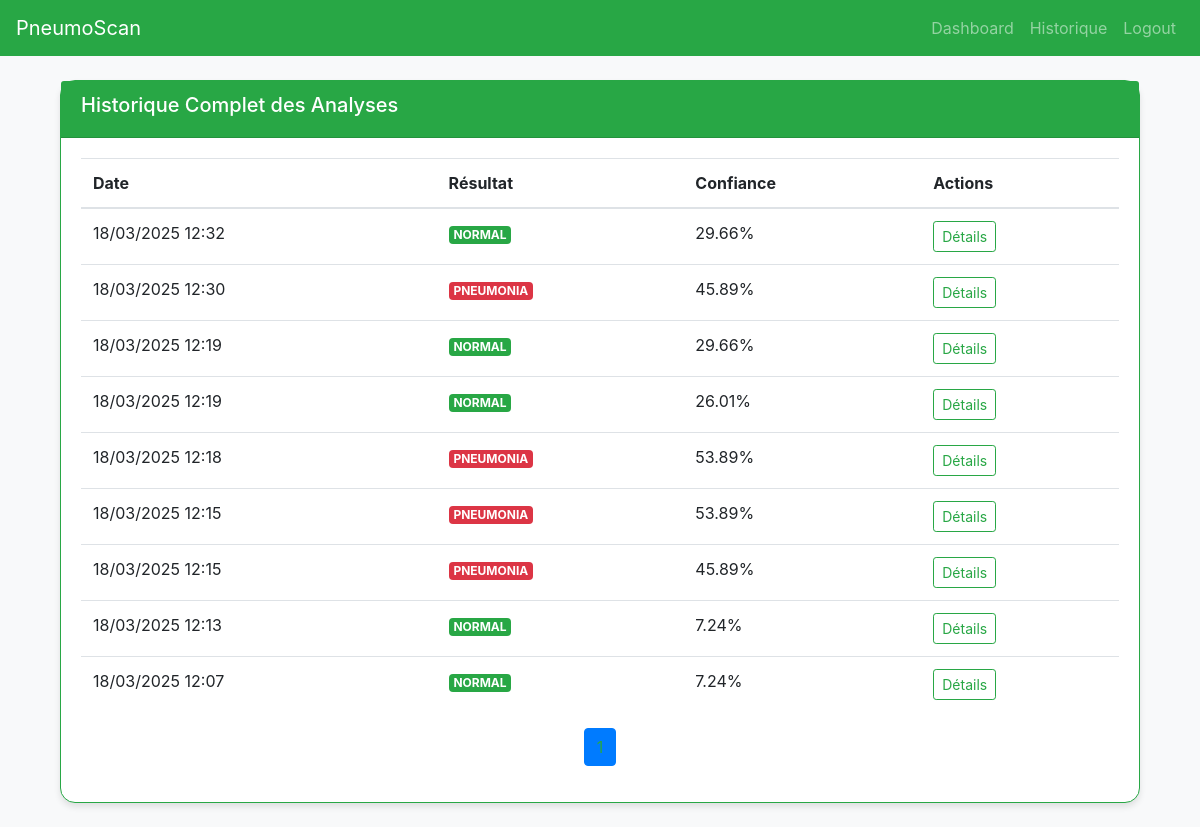
The page /history (signed in) on the database its author committed.
### app.py (models this page shows)
class AnalysisHistory(db.Model):
    id = db.Column(db.Integer, primary_key=True)
    user_id = db.Column(db.Integer, db.ForeignKey('user.id'), nullable=False)
    filename = db.Column(db.String(200), nullable=False)
    result = db.Column(db.String(50), nullable=False)
    confidence = db.Column(db.Float, nullable=False)
    timestamp = db.Column(db.DateTime, default=datetime.utcnow)
    feedback = db.relationship('UserFeedback', backref='analysis', uselist=False)
    denoised=db.Column(db.Boolean, default=False)

### app.py (the view)
@app.route('/history')
@login_required
def full_history():
    page = request.args.get('page', 1, type=int)
    per_page = 10
    analyses = AnalysisHistory.query.filter_by(user_id=current_user.id) \
        .order_by(AnalysisHistory.timestamp.desc()) \
        .paginate(page=page, per_page=per_page)
    return render_template('full_history.html', analyses=analyses)

### app.py (called while the page is built)
@login_manager.user_loader
def load_user(user_id):
    return User.query.get(int(user_id))

### templates/full_history.html (shortened to what this page needs)
{% extends "base.html" %}
{% block content %}
    <div class="container">
        <div class="card border-success mb-4">
            <div class="card-header bg-success text-white">
                <h5>Historique Complet des Analyses</h5>
            </div>
            <div class="card-body">
                <div class="table-responsive">
                    <table class="table table-hover">
                        <thead>
                        <tr>
                            <th>Date</th>
                            <th>Résultat</th>
                            <th>Confiance</th>
                            <th>Actions</th>
                        </tr>
                        </thead>
                        <tbody>
                        {% for analysis in analyses.items %}
                            <tr>
                                <td>{{ analysis.timestamp.strftime('%d/%m/%Y %H:%M') }}</td>
                                <td>
                                <span class="badge badge-{{ 'danger' if analysis.result == 'PNEUMONIA' else 'success' }}">
                                    {{ analysis.result }}
                                </span>
                                </td>
                                <td>{{ "%.2f"|format(analysis.confidence * 100) }}%</td>
                                <td>
                                    <a href="{{ url_for('analysis_details', analysis_id=analysis.id) }}"
                                       class="btn btn-sm btn-outline-success">
                                        Détails
                                    </a>
                                </td>
                            </tr>
                        {% endfor %}
                        </tbody>
                    </table>
                </div>
                <nav aria-label="Page navigation">
                    <ul class="pagination justify-content-center">
                        {% for page_num in analyses.iter_pages() %}
                            <li class="page-item {% if page_num == analyses.page %}active{% endif %}">
                                <a class="page-link text-success"
                                   href="{{ url_for('full_history', page=page_num) }}">
                                </a>
                            </li>
                        {% endfor %}
                    </ul>
                </nav>
            </div>
        </div>
    </div>
{% endblock %}

### templates/base.html (shortened to what this page needs)
<!DOCTYPE html>
<html>
<head>
    <link rel="stylesheet" href="https://stackpath.bootstrapcdn.com/bootstrap/4.5.2/css/bootstrap.min.css">
    <link rel="stylesheet" href="{{ url_for('static', filename='css/style.css') }}">
</head>
<body>
<nav class="navbar navbar-expand-lg navbar-dark bg-success">
    <a class="navbar-brand" href="/">PneumoScan</a>
    <div class="collapse navbar-collapse">
        <div class="navbar-nav ml-auto">
            {% if current_user.is_authenticated %}
                <a class="nav-item nav-link" href="/dashboard">Dashboard</a>
                <a class="nav-item nav-link" href="{{ url_for('full_history') }}">Historique</a>
                <a class="nav-item nav-link" href="/logout">Logout</a>
            {% else %}
                <a class="nav-item nav-link" href="/login">Login</a>
                <a class="nav-item nav-link" href="/register">Register</a>
            {% endif %}
        </div>
    </div>
</nav>
<div class="container mt-4">
    {% block content %}{% endblock %}
</div>
</body>
</html>

### static/css/style.css (style rules this page uses)
body { background-color: #f8f9fa; }
.card { border-radius: 15px; box-shadow: 0 4px 6px rgba(0, 0, 0, 0.1); }

### rows shown on the page
AnalysisHistory: timestamp "18/03/2025 12:32", result "NORMAL", analysis.confidence*100 "29.66"
AnalysisHistory: timestamp "18/03/2025 12:30", result "PNEUMONIA", analysis.confidence*100 "45.89"
AnalysisHistory: timestamp "18/03/2025 12:19", result "NORMAL", analysis.confidence*100 "29.66"
AnalysisHistory: timestamp "18/03/2025 12:19", result "NORMAL", analysis.confidence*100 "26.01"
AnalysisHistory: timestamp "18/03/2025 12:18", result "PNEUMONIA", analysis.confidence*100 "53.89"
AnalysisHistory: timestamp "18/03/2025 12:15", result "PNEUMONIA", analysis.confidence*100 "53.89"
AnalysisHistory: timestamp "18/03/2025 12:15", result "PNEUMONIA", analysis.confidence*100 "45.89"
AnalysisHistory: timestamp "18/03/2025 12:13", result "NORMAL", analysis.confidence*100 "7.24"
AnalysisHistory: timestamp "18/03/2025 12:07", result "NORMAL", analysis.confidence*100 "7.24"
